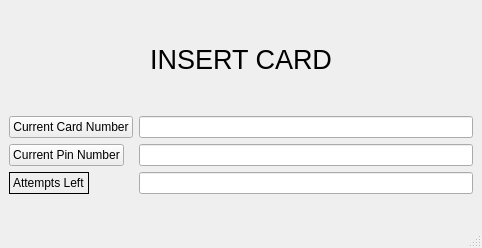
<?xml version="1.0" encoding="UTF-8"?>
<ui version="4.0">
 <class>MainWindow</class>
 <widget class="QMainWindow" name="MainWindow">
  <property name="geometry">
   <rect>
    <x>0</x>
    <y>0</y>
    <width>482</width>
    <height>248</height>
   </rect>
  </property>
  <property name="windowTitle">
   <string>MainWindow</string>
  </property>
  <widget class="QWidget" name="centralwidget">
   <layout class="QVBoxLayout" name="verticalLayout">
    <item>
     <widget class="QLabel" name="label_2">
      <property name="font">
       <font>
        <pointsize>20</pointsize>
       </font>
      </property>
      <property name="layoutDirection">
       <enum>Qt::LayoutDirection::LeftToRight</enum>
      </property>
      <property name="text">
       <string>INSERT CARD</string>
      </property>
      <property name="alignment">
       <set>Qt::AlignmentFlag::AlignCenter</set>
      </property>
     </widget>
    </item>
    <item>
     <layout class="QFormLayout" name="formLayout">
      <item row="0" column="0">
       <widget class="QPushButton" name="pushCardNumber">
        <property name="text">
         <string>Current Card Number</string>
        </property>
       </widget>
      </item>
      <item row="0" column="1">
       <widget class="QLineEdit" name="cardNumber"/>
      </item>
      <item row="1" column="0">
       <widget class="QPushButton" name="pushPinNumber">
        <property name="text">
         <string>Current Pin Number</string>
        </property>
       </widget>
      </item>
      <item row="1" column="1">
       <widget class="QLineEdit" name="pinNumber"/>
      </item>
      <item row="2" column="0">
       <widget class="QLabel" name="label">
        <property name="frameShape">
         <enum>QFrame::Shape::Box</enum>
        </property>
        <property name="text">
         <string>Attempts Left</string>
        </property>
       </widget>
      </item>
      <item row="2" column="1">
       <widget class="QLineEdit" name="attemptsLeft"/>
      </item>
     </layout>
    </item>
   </layout>
  </widget>
  <widget class="QMenuBar" name="menubar">
   <property name="geometry">
    <rect>
     <x>0</x>
     <y>0</y>
     <width>482</width>
     <height>17</height>
    </rect>
   </property>
  </widget>
  <widget class="QStatusBar" name="statusbar"/>
 </widget>
 <resources/>
 <connections/>
</ui>
